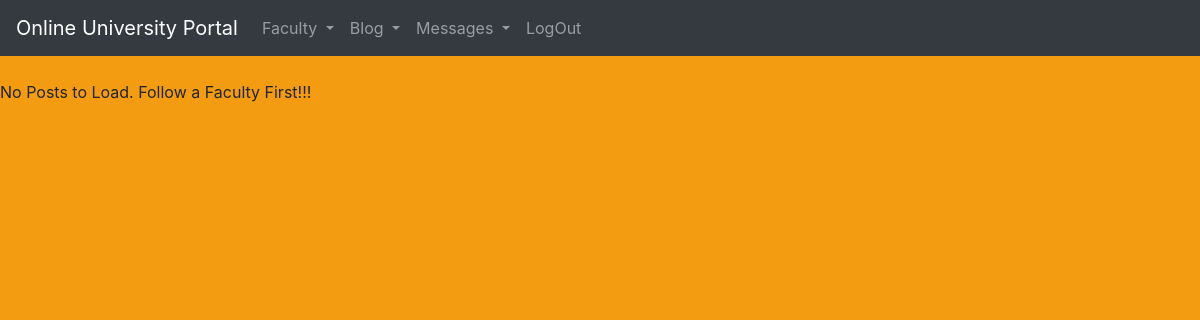
The page /ViewPosts.php (signed in) on the database as committed earlier.
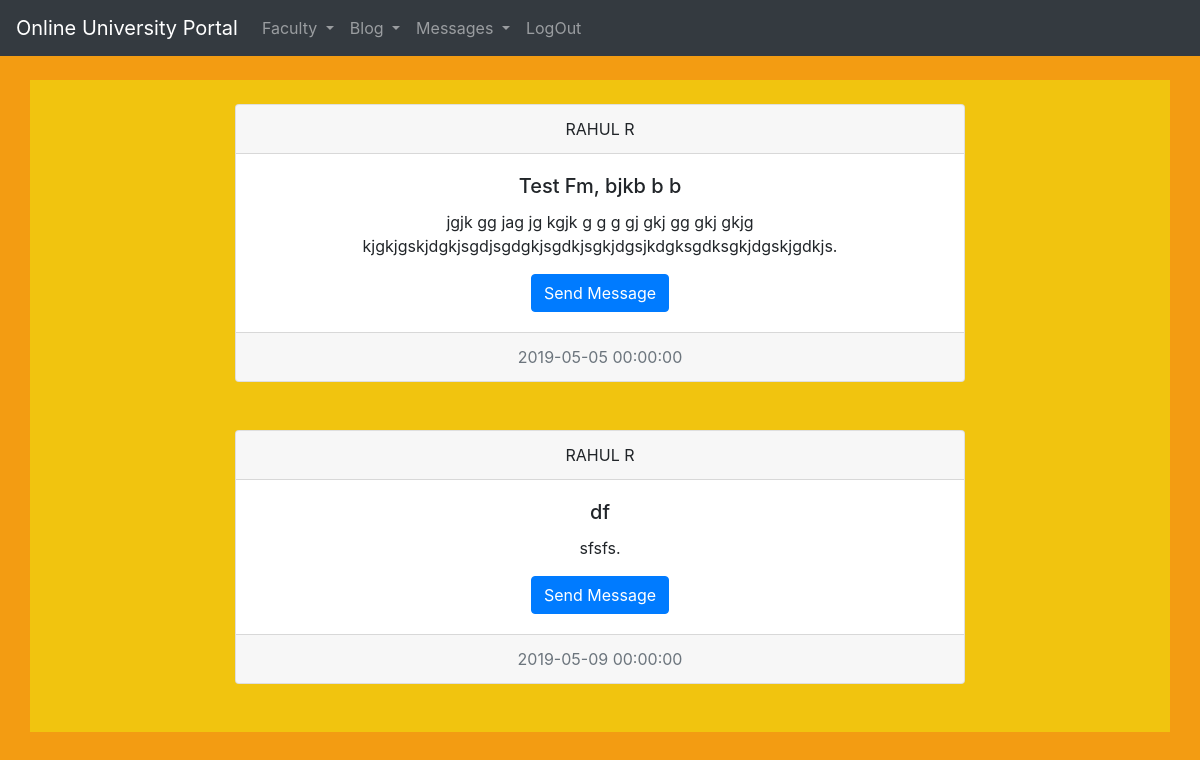
The same page on the database as committed later.
### tables this page shows
CREATE TABLE `Posts` (
  `id` int(11) NOT NULL,
  `fid` int(11) NOT NULL,
  `title` varchar(110) NOT NULL,
  `msg` varchar(777) NOT NULL,
  `Date` datetime NOT NULL
);

CREATE TABLE `faculty` (
  `id` int(11) NOT NULL,
  `name` varchar(11) NOT NULL,
  `dept` varchar(88) NOT NULL,
  `college` varchar(55) NOT NULL,
  `unvsty` varchar(33) NOT NULL,
  `mainsub` varchar(99) NOT NULL,
  `uname` varchar(55) NOT NULL,
  `pswd` varchar(33) NOT NULL
);

### ViewPosts.php (the view, shortened to what this page needs)
<?php
include './studNavbar.php';
?>
<?php
include './dbcon.php';
    $studId=  $_SESSION["studId"];
  echo "<br>";
    $sql = "SELECT  ff.id,ff.name,`title`, `msg`,Date FROM `Posts` p JOIN Followers f ON f.F_Id=p.`fid` LEFT JOIN faculty ff ON ff.id=p.`fid` WHERE f.S_Id =  $studId";
  $result = $conn->query($sql);
  if ($result->num_rows > 0) {
      echo " <div class='container' style='background-color: #f1c40f'>
      <br>
<div class='row'>
<div class='col col-sm-2'>
</div>
<div class='col col-sm-8'> ";
      while($row = $result->fetch_assoc()) {
  $name= $row["name"];
  $title= $row["title"];
  $msg= $row["msg"];
  $Date= $row["Date"];
    $FId= $row["id"];
      echo "
      <div class='card text-center '>
        <div class='card-header'>
        $name
        </div>
        <div class='card-body'>
          <h5 class='card-title'>$title</h5>
          <p class='card-text'>$msg.</p>
          <a href='sendMsg.php?Fid=$FId&Fname=$name' class='btn btn-primary'>Send Message</a>
        </div>
        <div class='card-footer text-muted'>
          $Date
        </div>
      </div>
      <br><br>
       ";
      }
       echo "</div>
      <div class='col col-sm-2'> </div>
       </div>
            </div>
            ";
  } else {
      echo "No Posts to Load. Follow a Faculty First!!! ";
  }
 ?>
  </body>
</html>

Rows that differ between the two databases and show on the page:
added posts: faculty.name "RAHUL R", title "Test Fm, bjkb b b", msg "jgjk gg jag jg kgjk g g g gj gkj gg gkj gkjg kjgkjgskjdgkjsgdjsgdgkjsgdkjsgkjdgsjkdgksgdksgkjdgskjgdkjs", Date "2019-05-05 00:00:00"
added posts: faculty.name "RAHUL R", title "df", msg "sfsfs", Date "2019-05-09 00:00:00"
Other text that changed with them:
text no longer shown: "No Posts to Load. Follow a Faculty First!!!"
